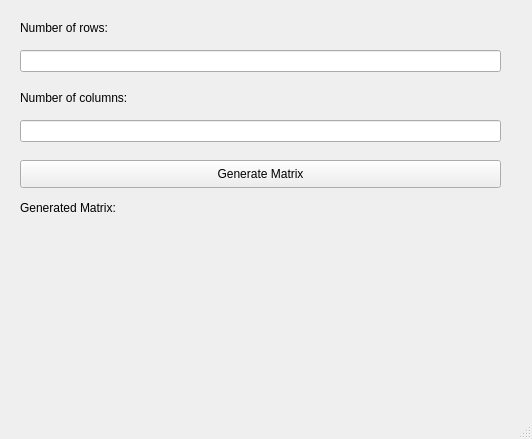
<?xml version="1.0" encoding="UTF-8"?>
<ui version="4.0">
 <class>MainWindow</class>
 <widget class="QMainWindow" name="MainWindow">
  <property name="geometry">
   <rect>
    <x>0</x>
    <y>0</y>
    <width>532</width>
    <height>439</height>
   </rect>
  </property>
  <property name="windowTitle">
   <string>MainWindow</string>
  </property>
  <widget class="QWidget" name="centralwidget">
   <widget class="QLabel" name="label">
    <property name="geometry">
     <rect>
      <x>20</x>
      <y>20</y>
      <width>121</width>
      <height>16</height>
     </rect>
    </property>
    <property name="font">
     <font>
      <pointsize>9</pointsize>
     </font>
    </property>
    <property name="text">
     <string>Number of rows:</string>
    </property>
   </widget>
   <widget class="QLineEdit" name="lineEdit">
    <property name="geometry">
     <rect>
      <x>20</x>
      <y>50</y>
      <width>481</width>
      <height>22</height>
     </rect>
    </property>
   </widget>
   <widget class="QLabel" name="label_2">
    <property name="geometry">
     <rect>
      <x>20</x>
      <y>90</y>
      <width>141</width>
      <height>16</height>
     </rect>
    </property>
    <property name="font">
     <font>
      <pointsize>9</pointsize>
     </font>
    </property>
    <property name="text">
     <string>Number of columns:</string>
    </property>
   </widget>
   <widget class="QLineEdit" name="lineEdit_2">
    <property name="geometry">
     <rect>
      <x>20</x>
      <y>120</y>
      <width>481</width>
      <height>22</height>
     </rect>
    </property>
   </widget>
   <widget class="QPushButton" name="pushButton">
    <property name="geometry">
     <rect>
      <x>20</x>
      <y>160</y>
      <width>481</width>
      <height>28</height>
     </rect>
    </property>
    <property name="text">
     <string>Generate Matrix</string>
    </property>
   </widget>
   <widget class="QLabel" name="label_3">
    <property name="geometry">
     <rect>
      <x>20</x>
      <y>200</y>
      <width>111</width>
      <height>16</height>
     </rect>
    </property>
    <property name="text">
     <string>Generated Matrix:</string>
    </property>
   </widget>
   <widget class="QLabel" name="label_4">
    <property name="geometry">
     <rect>
      <x>20</x>
      <y>230</y>
      <width>191</width>
      <height>221</height>
     </rect>
    </property>
    <property name="text">
     <string/>
    </property>
    <property name="alignment">
     <set>Qt::AlignmentFlag::AlignLeading|Qt::AlignmentFlag::AlignLeft|Qt::AlignmentFlag::AlignTop</set>
    </property>
   </widget>
  </widget>
  <widget class="QStatusBar" name="statusbar"/>
 </widget>
 <resources/>
 <connections/>
</ui>
